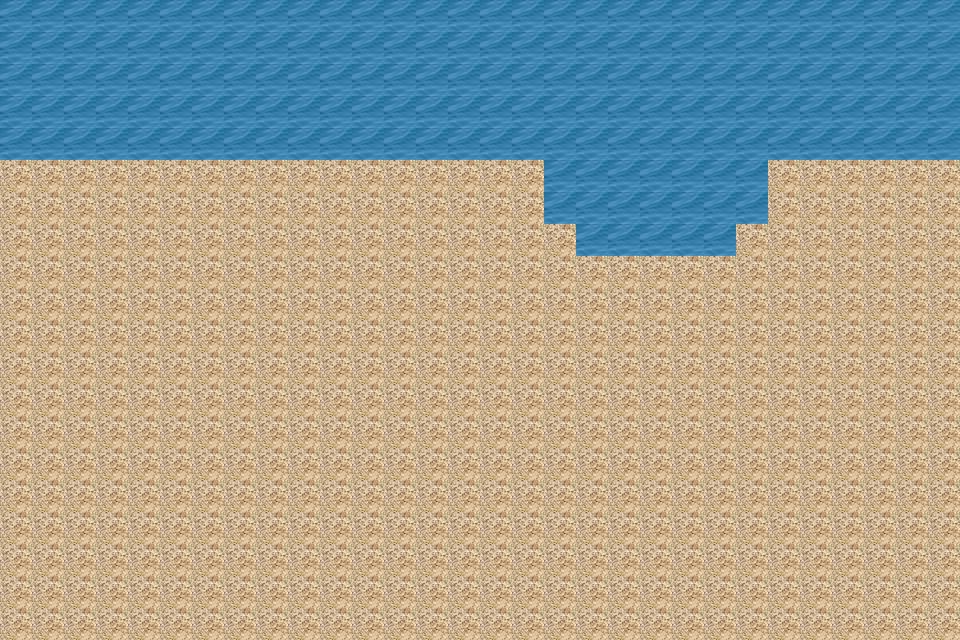

Rendered tile map (Tiled .tmx) drawn with the repository's tilesets; below, a short description and the full map source, tile grids included:
An orthogonal 30x20 tile map with 32x32 px tiles, 1 tile layer (Tile Layer 1), 3 tilesets.

<map version="1.9" tiledversion="1.9.1" orientation="orthogonal" renderorder="right-down" width="30" height="20" tilewidth="32" tileheight="32" infinite="0" nextlayerid="2" nextobjectid="1">
 <tileset firstgid="1" source="../tilesets/grass1.tsx" />
 <tileset firstgid="122" source="../tilesets/sand1.tsx" />
 <tileset firstgid="123" source="../tilesets/sea1.tsx" />
 <layer id="1" name="Tile Layer 1" width="30" height="20">
  <data encoding="csv">
123,123,123,123,123,123,123,123,123,123,123,123,123,123,123,123,123,123,123,123,123,123,123,123,123,123,123,123,123,123,
123,123,123,123,123,123,123,123,123,123,123,123,123,123,123,123,123,123,123,123,123,123,123,123,123,123,123,123,123,123,
123,123,123,123,123,123,123,123,123,123,123,123,123,123,123,123,123,123,123,123,123,123,123,123,123,123,123,123,123,123,
123,123,123,123,123,123,123,123,123,123,123,123,123,123,123,123,123,123,123,123,123,123,123,123,123,123,123,123,123,123,
123,123,123,123,123,123,123,123,123,123,123,123,123,123,123,123,123,123,123,123,123,123,123,123,123,123,123,123,123,123,
122,122,122,122,122,122,122,122,122,122,122,122,122,122,122,122,122,123,123,123,123,123,123,123,122,122,122,122,122,122,
122,122,122,122,122,122,122,122,122,122,122,122,122,122,122,122,122,123,123,123,123,123,123,123,122,122,122,122,122,122,
122,122,122,122,122,122,122,122,122,122,122,122,122,122,122,122,122,122,123,123,123,123,123,122,122,122,122,122,122,122,
122,122,122,122,122,122,122,122,122,122,122,122,122,122,122,122,122,122,122,122,122,122,122,122,122,122,122,122,122,122,
122,122,122,122,122,122,122,122,122,122,122,122,122,122,122,122,122,122,122,122,122,122,122,122,122,122,122,122,122,122,
122,122,122,122,122,122,122,122,122,122,122,122,122,122,122,122,122,122,122,122,122,122,122,122,122,122,122,122,122,122,
122,122,122,122,122,122,122,122,122,122,122,122,122,122,122,122,122,122,122,122,122,122,122,122,122,122,122,122,122,122,
122,122,122,122,122,122,122,122,122,122,122,122,122,122,122,122,122,122,122,122,122,122,122,122,122,122,122,122,122,122,
122,122,122,122,122,122,122,122,122,122,122,122,122,122,122,122,122,122,122,122,122,122,122,122,122,122,122,122,122,122,
122,122,122,122,122,122,122,122,122,122,122,122,122,122,122,122,122,122,122,122,122,122,122,122,122,122,122,122,122,122,
122,122,122,122,122,122,122,122,122,122,122,122,122,122,122,122,122,122,122,122,122,122,122,122,122,122,122,122,122,122,
122,122,122,122,122,122,122,122,122,122,122,122,122,122,122,122,122,122,122,122,122,122,122,122,122,122,122,122,122,122,
122,122,122,122,122,122,122,122,122,122,122,122,122,122,122,122,122,122,122,122,122,122,122,122,122,122,122,122,122,122,
122,122,122,122,122,122,122,122,122,122,122,122,122,122,122,122,122,122,122,122,122,122,122,122,122,122,122,122,122,122,
122,122,122,122,122,122,122,122,122,122,122,122,122,122,122,122,122,122,122,122,122,122,122,122,122,122,122,122,122,122
</data>
 </layer>
</map>